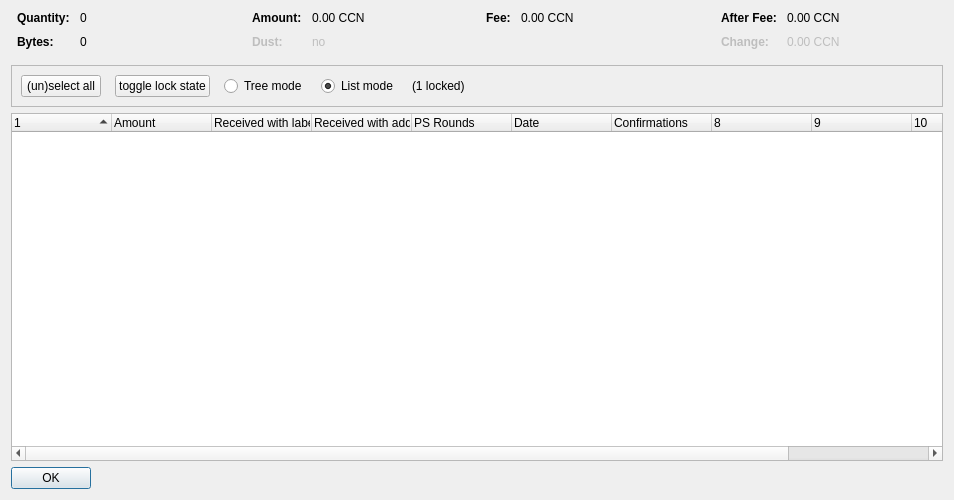
<?xml version="1.0" encoding="UTF-8"?>
<ui version="4.0">
 <class>CoinControlDialog</class>
 <widget class="QDialog" name="CoinControlDialog">
  <property name="geometry">
   <rect>
    <x>0</x>
    <y>0</y>
    <width>954</width>
    <height>500</height>
   </rect>
  </property>
  <property name="windowTitle">
   <string>Coin Selection</string>
  </property>
  <layout class="QVBoxLayout" name="verticalLayout">
   <item>
    <layout class="QHBoxLayout" name="horizontalLayoutTop" stretch="0,0,0,0">
     <property name="topMargin">
      <number>0</number>
     </property>
     <property name="bottomMargin">
      <number>10</number>
     </property>
     <item>
      <layout class="QFormLayout" name="formLayoutCoinControl1">
       <property name="horizontalSpacing">
        <number>10</number>
       </property>
       <property name="verticalSpacing">
        <number>10</number>
       </property>
       <property name="leftMargin">
        <number>6</number>
       </property>
       <property name="rightMargin">
        <number>6</number>
       </property>
       <item row="0" column="0">
        <widget class="QLabel" name="labelCoinControlQuantityText">
         <property name="font">
          <font>
           <weight>75</weight>
           <bold>true</bold>
          </font>
         </property>
         <property name="text">
          <string>Quantity:</string>
         </property>
        </widget>
       </item>
       <item row="0" column="1">
        <widget class="QLabel" name="labelCoinControlQuantity">
         <property name="cursor">
          <cursorShape>IBeamCursor</cursorShape>
         </property>
         <property name="contextMenuPolicy">
          <enum>Qt::ActionsContextMenu</enum>
         </property>
         <property name="text">
          <string notr="true">0</string>
         </property>
         <property name="textInteractionFlags">
          <set>Qt::LinksAccessibleByMouse|Qt::TextSelectableByKeyboard|Qt::TextSelectableByMouse</set>
         </property>
        </widget>
       </item>
       <item row="1" column="0">
        <widget class="QLabel" name="labelCoinControlBytesText">
         <property name="font">
          <font>
           <weight>75</weight>
           <bold>true</bold>
          </font>
         </property>
         <property name="text">
          <string>Bytes:</string>
         </property>
        </widget>
       </item>
       <item row="1" column="1">
        <widget class="QLabel" name="labelCoinControlBytes">
         <property name="cursor">
          <cursorShape>IBeamCursor</cursorShape>
         </property>
         <property name="contextMenuPolicy">
          <enum>Qt::ActionsContextMenu</enum>
         </property>
         <property name="text">
          <string notr="true">0</string>
         </property>
         <property name="textInteractionFlags">
          <set>Qt::LinksAccessibleByMouse|Qt::TextSelectableByKeyboard|Qt::TextSelectableByMouse</set>
         </property>
        </widget>
       </item>
      </layout>
     </item>
     <item>
      <layout class="QFormLayout" name="formLayoutCoinControl2">
       <property name="horizontalSpacing">
        <number>10</number>
       </property>
       <property name="verticalSpacing">
        <number>10</number>
       </property>
       <property name="leftMargin">
        <number>6</number>
       </property>
       <property name="rightMargin">
        <number>6</number>
       </property>
       <item row="0" column="0">
        <widget class="QLabel" name="labelCoinControlAmountText">
         <property name="font">
          <font>
           <weight>75</weight>
           <bold>true</bold>
          </font>
         </property>
         <property name="text">
          <string>Amount:</string>
         </property>
        </widget>
       </item>
       <item row="0" column="1">
        <widget class="QLabel" name="labelCoinControlAmount">
         <property name="cursor">
          <cursorShape>IBeamCursor</cursorShape>
         </property>
         <property name="contextMenuPolicy">
          <enum>Qt::ActionsContextMenu</enum>
         </property>
         <property name="text">
          <string notr="true">0.00 CCN</string>
         </property>
         <property name="textInteractionFlags">
          <set>Qt::LinksAccessibleByMouse|Qt::TextSelectableByKeyboard|Qt::TextSelectableByMouse</set>
         </property>
        </widget>
       </item>
       <item row="1" column="0">
        <widget class="QLabel" name="labelCoinControlLowOutputText">
         <property name="enabled">
          <bool>false</bool>
         </property>
         <property name="font">
          <font>
           <weight>75</weight>
           <bold>true</bold>
          </font>
         </property>
         <property name="text">
          <string>Dust:</string>
         </property>
        </widget>
       </item>
       <item row="1" column="1">
        <widget class="QLabel" name="labelCoinControlLowOutput">
         <property name="enabled">
          <bool>false</bool>
         </property>
         <property name="cursor">
          <cursorShape>IBeamCursor</cursorShape>
         </property>
         <property name="contextMenuPolicy">
          <enum>Qt::ActionsContextMenu</enum>
         </property>
         <property name="text">
          <string notr="true">no</string>
         </property>
         <property name="textInteractionFlags">
          <set>Qt::LinksAccessibleByMouse|Qt::TextSelectableByKeyboard|Qt::TextSelectableByMouse</set>
         </property>
        </widget>
       </item>
      </layout>
     </item>
     <item>
      <layout class="QFormLayout" name="formLayoutCoinControl3">
       <property name="horizontalSpacing">
        <number>10</number>
       </property>
       <property name="verticalSpacing">
        <number>10</number>
       </property>
       <property name="leftMargin">
        <number>6</number>
       </property>
       <property name="rightMargin">
        <number>6</number>
       </property>
       <item row="0" column="0">
        <widget class="QLabel" name="labelCoinControlFeeText">
         <property name="font">
          <font>
           <weight>75</weight>
           <bold>true</bold>
          </font>
         </property>
         <property name="text">
          <string>Fee:</string>
         </property>
        </widget>
       </item>
       <item row="0" column="1">
        <widget class="QLabel" name="labelCoinControlFee">
         <property name="cursor">
          <cursorShape>IBeamCursor</cursorShape>
         </property>
         <property name="contextMenuPolicy">
          <enum>Qt::ActionsContextMenu</enum>
         </property>
         <property name="text">
          <string notr="true">0.00 CCN</string>
         </property>
         <property name="textInteractionFlags">
          <set>Qt::LinksAccessibleByMouse|Qt::TextSelectableByKeyboard|Qt::TextSelectableByMouse</set>
         </property>
        </widget>
       </item>
      </layout>
     </item>
     <item>
      <layout class="QFormLayout" name="formLayoutCoinControl4">
       <property name="horizontalSpacing">
        <number>10</number>
       </property>
       <property name="verticalSpacing">
        <number>10</number>
       </property>
       <property name="leftMargin">
        <number>6</number>
       </property>
       <property name="rightMargin">
        <number>6</number>
       </property>
       <item row="0" column="0">
        <widget class="QLabel" name="labelCoinControlAfterFeeText">
         <property name="font">
          <font>
           <weight>75</weight>
           <bold>true</bold>
          </font>
         </property>
         <property name="text">
          <string>After Fee:</string>
         </property>
        </widget>
       </item>
       <item row="0" column="1">
        <widget class="QLabel" name="labelCoinControlAfterFee">
         <property name="cursor">
          <cursorShape>IBeamCursor</cursorShape>
         </property>
         <property name="contextMenuPolicy">
          <enum>Qt::ActionsContextMenu</enum>
         </property>
         <property name="text">
          <string notr="true">0.00 CCN</string>
         </property>
         <property name="textInteractionFlags">
          <set>Qt::LinksAccessibleByMouse|Qt::TextSelectableByKeyboard|Qt::TextSelectableByMouse</set>
         </property>
        </widget>
       </item>
       <item row="1" column="0">
        <widget class="QLabel" name="labelCoinControlChangeText">
         <property name="enabled">
          <bool>false</bool>
         </property>
         <property name="font">
          <font>
           <weight>75</weight>
           <bold>true</bold>
          </font>
         </property>
         <property name="text">
          <string>Change:</string>
         </property>
        </widget>
       </item>
       <item row="1" column="1">
        <widget class="QLabel" name="labelCoinControlChange">
         <property name="enabled">
          <bool>false</bool>
         </property>
         <property name="cursor">
          <cursorShape>IBeamCursor</cursorShape>
         </property>
         <property name="contextMenuPolicy">
          <enum>Qt::ActionsContextMenu</enum>
         </property>
         <property name="text">
          <string notr="true">0.00 CCN</string>
         </property>
         <property name="textInteractionFlags">
          <set>Qt::LinksAccessibleByMouse|Qt::TextSelectableByKeyboard|Qt::TextSelectableByMouse</set>
         </property>
        </widget>
       </item>
      </layout>
     </item>
    </layout>
   </item>
   <item>
    <widget class="QFrame" name="frame">
     <property name="minimumSize">
      <size>
       <width>0</width>
       <height>40</height>
      </size>
     </property>
     <property name="frameShape">
      <enum>QFrame::StyledPanel</enum>
     </property>
     <property name="frameShadow">
      <enum>QFrame::Sunken</enum>
     </property>
     <layout class="QHBoxLayout" name="horizontalLayout">
      <item>
       <layout class="QHBoxLayout" name="horizontalLayoutPanel" stretch="0,0,0,0,0,0">
        <property name="spacing">
         <number>14</number>
        </property>
        <item>
         <widget class="QPushButton" name="pushButtonSelectAll">
          <property name="sizePolicy">
           <sizepolicy hsizetype="Maximum" vsizetype="Fixed">
            <horstretch>0</horstretch>
            <verstretch>0</verstretch>
           </sizepolicy>
          </property>
          <property name="text">
           <string>(un)select all</string>
          </property>
          <property name="autoDefault">
           <bool>false</bool>
          </property>
         </widget>
        </item>
        <item>
         <widget class="QPushButton" name="pushButtonToggleLock">
          <property name="sizePolicy">
           <sizepolicy hsizetype="Maximum" vsizetype="Fixed">
            <horstretch>0</horstretch>
            <verstretch>0</verstretch>
           </sizepolicy>
          </property>
          <property name="text">
           <string>toggle lock state</string>
          </property>
          <property name="autoDefault">
           <bool>false</bool>
          </property>
         </widget>
        </item>
        <item>
         <widget class="QRadioButton" name="radioTreeMode">
          <property name="sizePolicy">
           <sizepolicy hsizetype="Maximum" vsizetype="Fixed">
            <horstretch>0</horstretch>
            <verstretch>0</verstretch>
           </sizepolicy>
          </property>
          <property name="text">
           <string>Tree mode</string>
          </property>
         </widget>
        </item>
        <item>
         <widget class="QRadioButton" name="radioListMode">
          <property name="sizePolicy">
           <sizepolicy hsizetype="Maximum" vsizetype="Fixed">
            <horstretch>0</horstretch>
            <verstretch>0</verstretch>
           </sizepolicy>
          </property>
          <property name="text">
           <string>List mode</string>
          </property>
          <property name="checked">
           <bool>true</bool>
          </property>
         </widget>
        </item>
        <item>
         <widget class="QLabel" name="labelLocked">
          <property name="text">
           <string>(1 locked)</string>
          </property>
         </widget>
        </item>
        <item>
         <spacer name="horizontalSpacer">
          <property name="orientation">
           <enum>Qt::Horizontal</enum>
          </property>
          <property name="sizeHint" stdset="0">
           <size>
            <width>40</width>
            <height>20</height>
           </size>
          </property>
         </spacer>
        </item>
       </layout>
      </item>
     </layout>
    </widget>
   </item>
   <item>
    <widget class="CoinControlTreeWidget" name="treeWidget">
     <property name="contextMenuPolicy">
      <enum>Qt::CustomContextMenu</enum>
     </property>
     <property name="sortingEnabled">
      <bool>false</bool>
     </property>
     <property name="columnCount">
      <number>11</number>
     </property>
     <attribute name="headerShowSortIndicator" stdset="0">
      <bool>true</bool>
     </attribute>
     <attribute name="headerStretchLastSection">
      <bool>false</bool>
     </attribute>
     <column>
      <property name="text">
       <string/>
      </property>
     </column>
     <column>
      <property name="text">
       <string>Amount</string>
      </property>
     </column>
     <column>
      <property name="text">
       <string>Received with label</string>
      </property>
     </column>
     <column>
      <property name="text">
       <string>Received with address</string>
      </property>
     </column>
     <column>
      <property name="text">
       <string>PS Rounds</string>
      </property>
     </column>
     <column>
      <property name="text">
       <string>Date</string>
      </property>
     </column>
     <column>
      <property name="text">
       <string>Confirmations</string>
      </property>
      <property name="toolTip">
       <string>Confirmed</string>
      </property>
     </column>
     <column>
      <property name="text">
       <string/>
      </property>
     </column>
     <column>
      <property name="text">
       <string/>
      </property>
     </column>
     <column>
      <property name="text">
       <string/>
      </property>
     </column>
     <column>
      <property name="text">
       <string/>
      </property>
     </column>
    </widget>
   </item>
   <item>
    <widget class="QDialogButtonBox" name="buttonBox">
     <property name="sizePolicy">
      <sizepolicy hsizetype="Maximum" vsizetype="Fixed">
       <horstretch>0</horstretch>
       <verstretch>0</verstretch>
      </sizepolicy>
     </property>
     <property name="orientation">
      <enum>Qt::Horizontal</enum>
     </property>
     <property name="standardButtons">
      <set>QDialogButtonBox::Ok</set>
     </property>
    </widget>
   </item>
  </layout>
 </widget>
 <customwidgets>
  <customwidget>
   <class>CoinControlTreeWidget</class>
   <extends>QTreeWidget</extends>
   <header>coincontroltreewidget.h</header>
  </customwidget>
 </customwidgets>
 <resources/>
 <connections/>
</ui>
